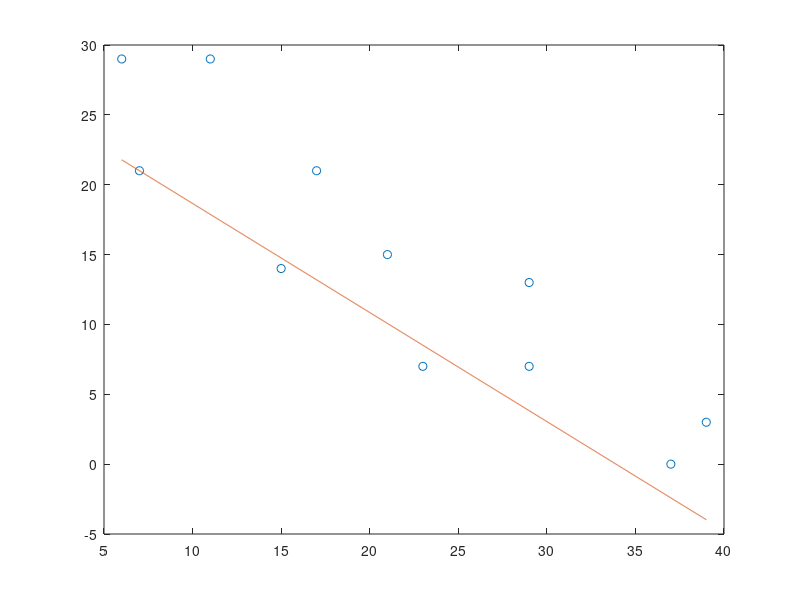

MATLAB code to generate this figure:
clear all
clc

%Given data points
x=[6 7 11 15 17 21 23 29 29 37 39];
y=[29 21 29 14 21 15 7 7 13 0 3];

%Plotting orignal points.
figure(1)
plot(x,y,'o')
hold on

%Finding Correlation Coefficient, Standard Errors, Means, and Slopes.
correlation_coefficient=(length(x)*sum(x.*y)-sum(x)*sum(y))/(((length(x)*sum(x.^2)-sum(x)^2)*(length(y)*sum(y.^2)-sum(y)^2))^0.5)
standard_error_yx=std(x)*((1-correlation_coefficient^2)^0.5)
standard_error_xy=std(y)*((1-correlation_coefficient^2)^0.5)
mean_x=mean(x);
mean_y=mean(y);
m_slope=(sum((x-mean_x).*(y-mean_y)))/(sum((x-mean_x).^2)) 

%Calculating c in y=mx+c
c=y(2)-m_slope*(x(2))

% X is new vector against which Y vector is created with regression.
x_vec=x(1):0.01:x(length(x));
y_vec=(m_slope*x_vec)+c;

%Plotting regression.
plot(x_vec,y_vec)

%Y intercept in the given data.
y_intercept_x_val=x(find(y==0))

%Y intercept of extrapolated data.
y_intercept_x_val_estimated=-c/m_slope